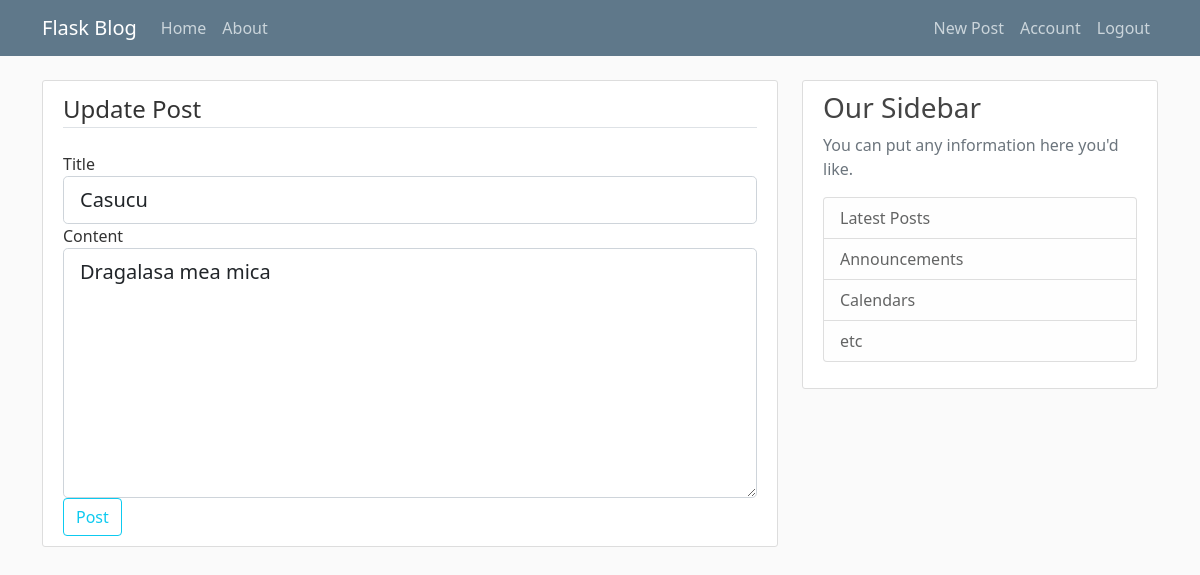
The app's page /post/2/update (signed in), older data.
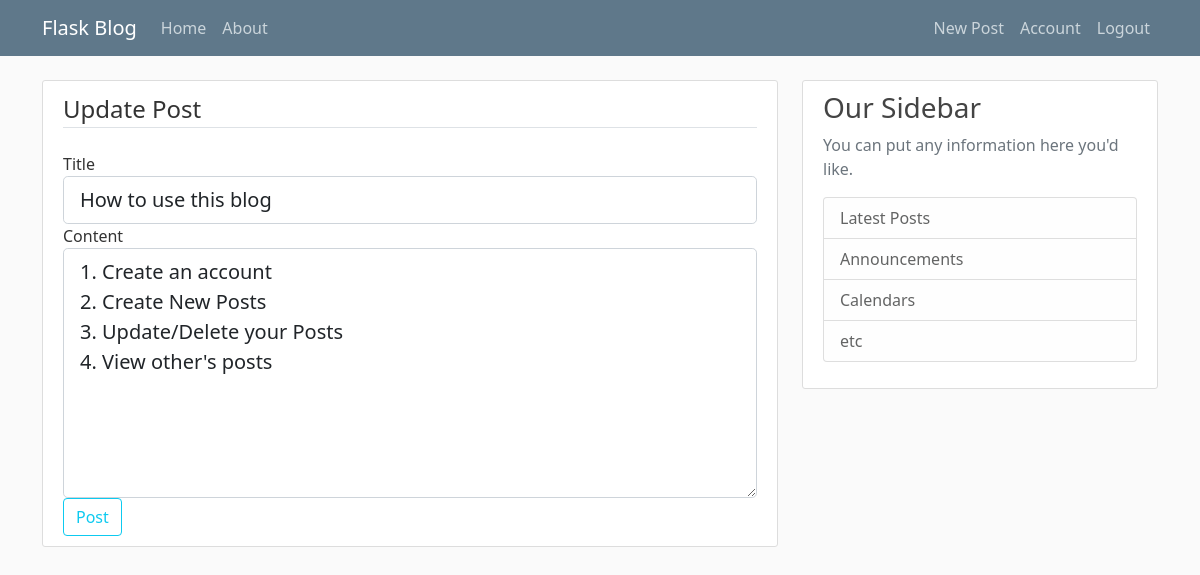
The same page, newer data.
### flaskblog/models.py (models this page shows, shortened)
class Post(db.Model):
    id = db.Column(db.Integer, primary_key=True)
    title = db.Column(db.String(100), nullable=False)
    date_posted = db.Column(db.DateTime, nullable=False, default=datetime.utcnow)
    content = db.Column(db.Text, nullable=False)
    user_id = db.Column(db.Integer, db.ForeignKey('user.id'), nullable=False)

### flaskblog/routes.py (the view)
@app.route('/post/<int:post_id>/update', methods=['GET', 'POST'])
@login_required
def update_post(post_id):
    post = Post.query.get_or_404(post_id)
    if post.author != current_user:
        abort(403)
    form = PostForm()
    if form.validate_on_submit():
        post.title=form.title.data
        post.content=form.content.data
        db.session.commit()
        flash('Your post has been updated!','success')
        return redirect(url_for('post',post_id=post.id))
    elif request.method=='GET':
        form.title.data=post.title
        form.content.data=post.content
    return render_template('create_post.html', title='Update Post',
                            form=form, legend='Update Post')

### flaskblog/forms.py
class PostForm(FlaskForm):
    title = StringField('Title', validators=[DataRequired()])
    content = TextAreaField('Content' , validators=[DataRequired()])
    submit = SubmitField('Post')

### flaskblog/models.py (called while the page is built)
@login_manager.user_loader
def load_user(user_id):
    return User.query.get(int(user_id))

### flaskblog/templates/create_post.html (shortened to what this page needs)
{% extends "layout.html"%}
{% block content %}
<div class="content-section">
    <form action="" method="POST">
        <fieldset class="form-group">
            <legend class="border-bottom mb-4">{{legend}}</legend>
            <div class="form-group">
                {{ form.title.label(class="form-control-label") }}
                {% if form.title.errors %}
                {{ form.title(class="form-control form-control-lg is-invalid") }}
                <div class="invalid-feedback">
                    {% for error in form.title.errors %}
                    <span>{{ error }}</span>
                    {% endfor %}
                </div>
                {% else %}
                {{ form.title(class="form-control form-control-lg") }}
                {% endif %}
            </div>
            <div class="form-group">
                {{ form.content.label(class="form-control-label") }}
                {% if form.content.errors %}
                    {{ form.content(class="form-control form-control-lg is-invalid",style="height:250px") }}
                    <div class="invalid-feedback">
                        {% for error in form.content.errors %}
                        <span>{{ error }}</span>
                        {% endfor %}
                    </div>
                {% else %}
                    {{ form.content(class="form-control form-control-lg",style="height:250px") }}
                {% endif %}
            </div>
        </fieldset>
        <div class="form-group">
            {{ form.submit(class="btn btn-outline-info") }}
        </div>
    </form>
</div>
{% endblock content %}

Row changes from the older to the newer data that the page shows:
changed Post: title "Casucu" → "How to use this blog"; content "Dragalasa mea mica" → "1. Create an account 2. Create New Posts 3. Update/Delete your Posts 4. View other's posts"
